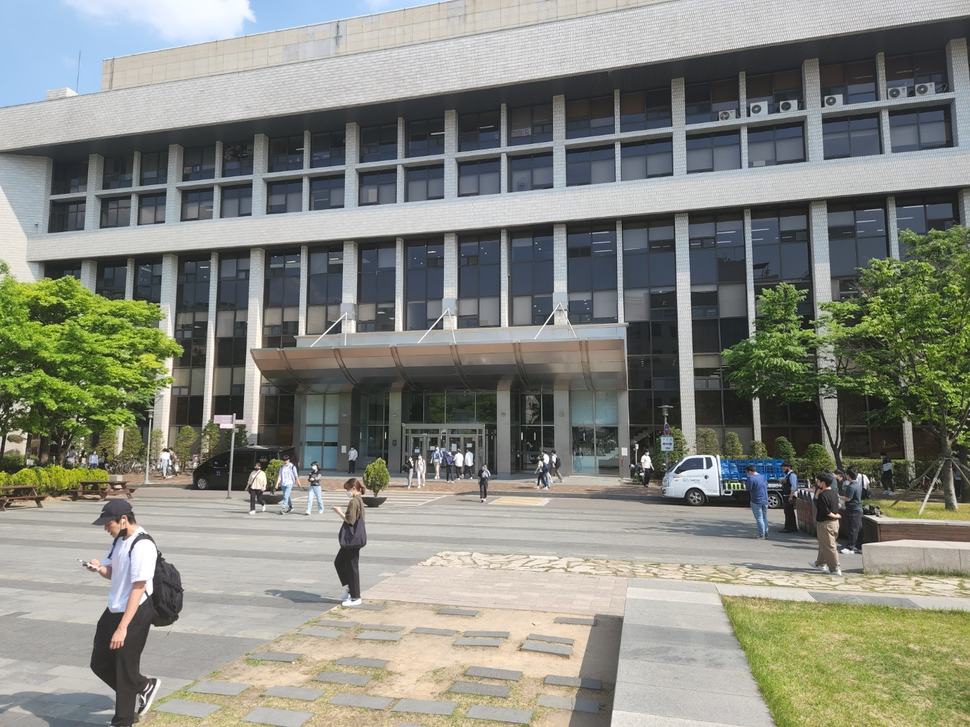
#> input picture Assignment4/images/image1.png, 970 x 727 px, shrunk from 1440 x 1080 before the run, given in place of output09-12.png, which was not available
$ jupyter execute opencv-stitching.ipynb   (text cells are left out)
#> lines starting #> are read from the running program, lines starting #| are printed output that depends on the picture; after the words box and inside, x2 and y2 are one past the last pixel; in counts of white or black regions, pixels touching at a corner belong together; pictures that were not available may be replaced by others from this repository, and a replacement may not be noted
[cell 1]
import cv2
import matplotlib.pyplot as plt
import numpy as np
import os

[cell 2]
path = '/home/prml/workspace/ComputerVision/ComputerVision/Assignment4'
bf = cv2.BFMatcher()

#Loading images from directory
img_1 = cv2.imread('/home/prml/workspace/ComputerVision/ComputerVision/Assignment4/output09-12.png')
#> img_1 is the input picture: shape (727, 970, 3); mean B, G, R 127.5, 136.5, 134.6
img1 = cv2.cvtColor(img_1,cv2.COLOR_BGR2GRAY)

img_2 = cv2.imread('/home/prml/workspace/ComputerVision/ComputerVision/Assignment4/output13-18.png')
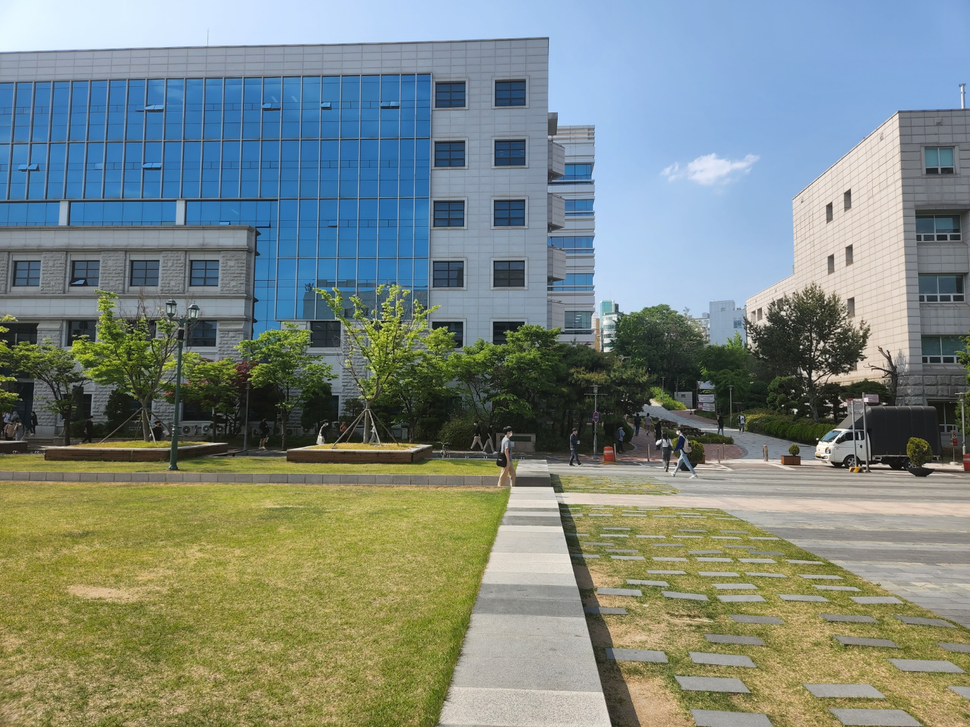
#> input picture Assignment4/images/image10.png, 970 x 727 px, shrunk from 1440 x 1080 before the run, given in place of output13-18.png, which was not available
#> img_2 is the input picture: shape (727, 970, 3); mean B, G, R 128.5, 135.8, 124.7
img2 = cv2.cvtColor(img_2,cv2.COLOR_BGR2GRAY)
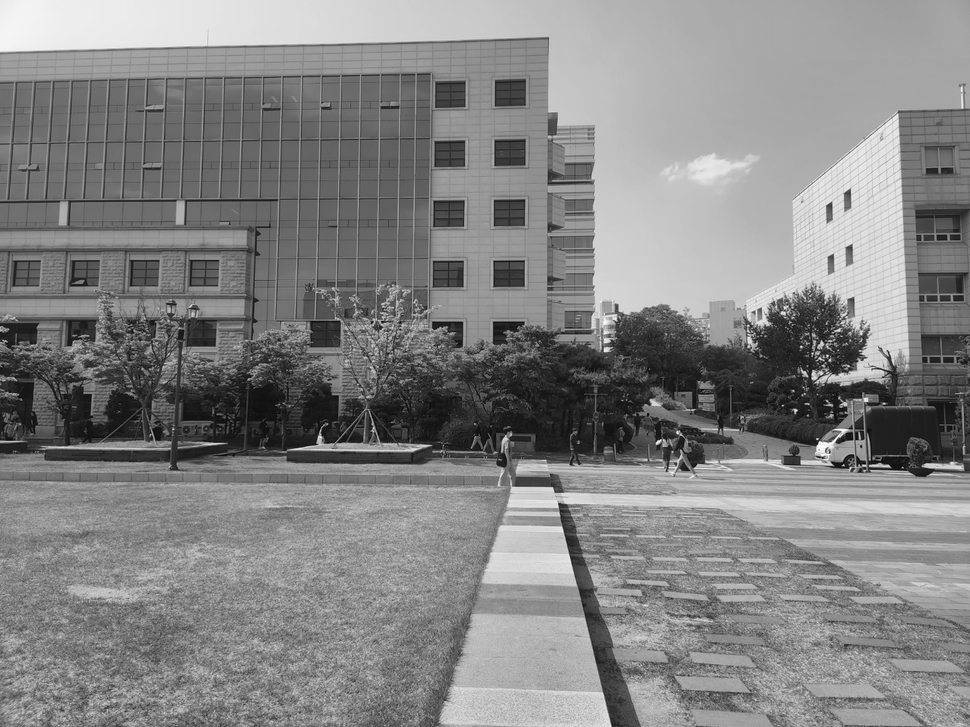
#> img2: shape (727, 970); min 1, max 255, mean 131.7

orb = cv2.ORB_create(
    nfeatures=10000,
    scaleFactor=1.2,
    nlevels=8,
    edgeThreshold=31,
    firstLevel=0,
    WTA_K=2,
    scoreType=cv2.ORB_HARRIS_SCORE,
    patchSize=31,
    fastThreshold=20,
)

kp1, des1 = orb.detectAndCompute(img1,None)
#> kp1 = 10000 keypoints; strongest (x, y, size): (706, 458, 31), (707, 458, 37.2), (149, 593, 31), (709, 458, 37.2)
kp2, des2 = orb.detectAndCompute(img2,None)
#> kp2 = 9384 keypoints; strongest (x, y, size): (819, 442, 31), (796, 410, 31), (817, 442, 31), (864, 463, 31)
matches = bf.knnMatch(des1,des2, k=2)
#> matches = 10000 matches

good = []
for m in matches:
    if (m[0].distance < 0.7*m[1].distance):
        good.append(m)
#> after the loop, good = 21 matches
matches = np.asarray(good)

if (len(matches[:,0]) >= 5):
    src = np.float32([ kp1[m.queryIdx].pt for m in matches[:,0] ]).reshape(-1,1,2)
#> src = 21 rows, first 8: [903, 329], [164, 389], [36, 494], [755, 439], [299, 252], [870, 324], [822, 386.4], [697.2, 453.6]
    dst = np.float32([ kp2[m.trainIdx].pt for m in matches[:,0] ]).reshape(-1,1,2)
#> dst = 21 rows, first 8: [414, 302], [397.4, 289.4], [813.9, 328.3], [511.2, 437.8], [95, 325], [507, 438], [800.1, 337], [157, 260.6]
    H, masked = cv2.findHomography(src, dst, cv2.RANSAC, 5.0)
#> H = [[0.408, -4.4, 929.8], [0.166, -1.48, 226.8], [0.000353, -0.00511, 1]]; masked = 21 values, max 1 at index 0, min 0 at index 1, mean 0.238

    dst = cv2.warpPerspective(img_1,H,((img_1.shape[1] + img_2.shape[1]), img_2.shape[0])) #wraped image
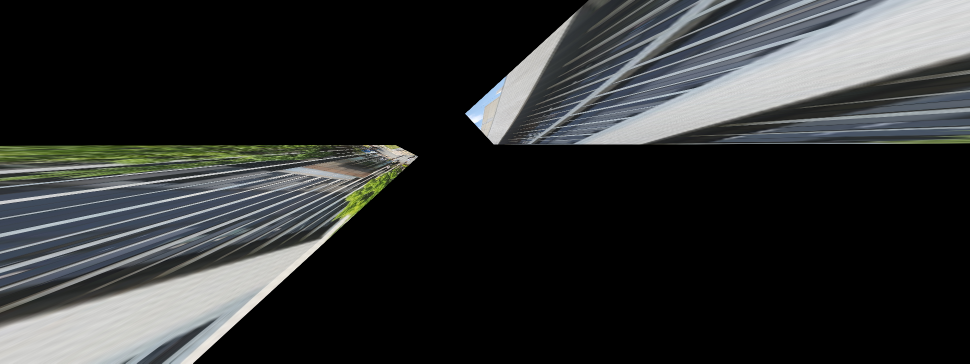
#> dst: shape (727, 1940, 3) (shown at 1/2 size); mean B, G, R 47.5, 47.3, 45.4
    dst[0:img_2.shape[0], 0:img_2.shape[1]] = img_2 #stitched image
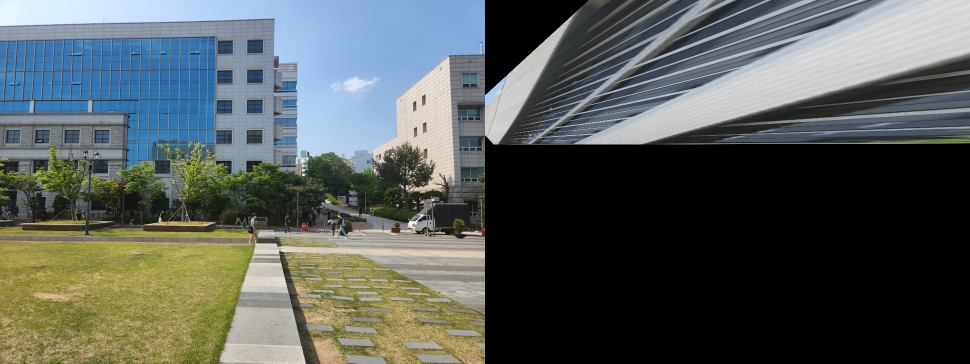
#> dst: shape (727, 1940, 3) (shown at 1/2 size); mean B, G, R 88.6, 91.5, 85.1

    #Cropping blank part of the stitched image
    dst_gray = cv2.cvtColor(dst, cv2.COLOR_BGR2GRAY)
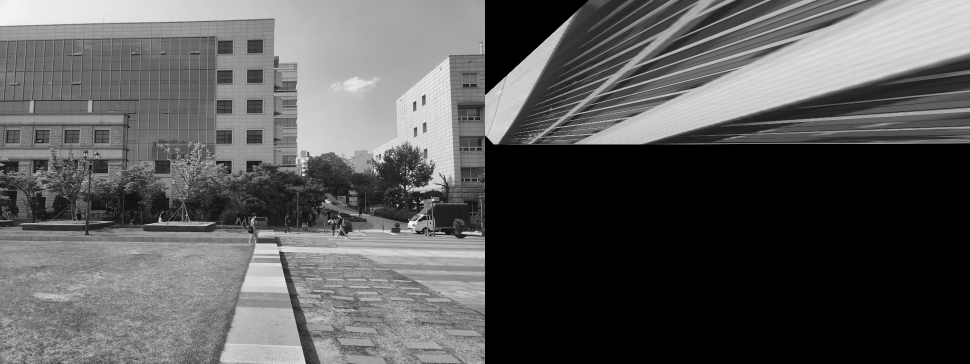
#> dst_gray: shape (727, 1940) (shown at 1/2 size); min 0, max 255, mean 89.2
    _, thresholded = cv2.threshold(dst_gray, 0, 255, cv2.THRESH_OTSU)
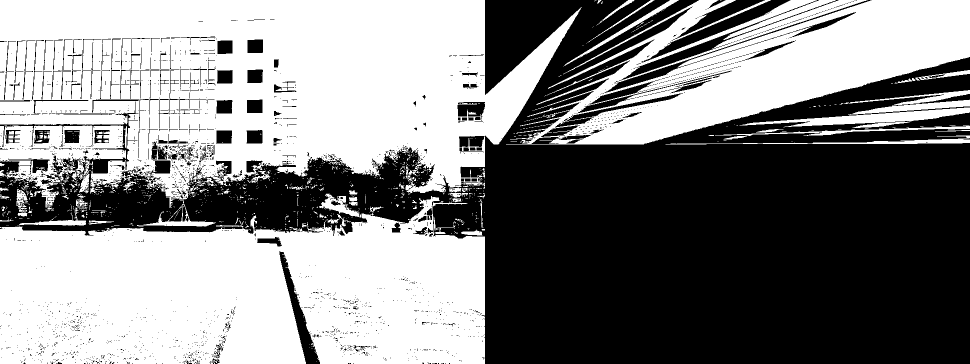
#> thresholded: shape (727, 1940) (shown at 1/2 size); 52.2% white; 2555 black regions (2335 under 20 px), largest, box (x1, y1, x2, y2) and area: (0, 0, 1940, 727) 612646, (1283, 0, 1581, 126) 5102, (1238, 0, 1677, 162) 4043

    bbox = cv2.boundingRect(thresholded)
#> bbox = (0, 0, 1940, 727)
    x,y,w,h = bbox
#> x = 0; y = 0; w = 1940; h = 727

    dst = dst[y:y+h, x:x+w]

    cv2.imwrite('output09-18.png',dst)

[cell 3]
path = '/home/prml/workspace/ComputerVision/ComputerVision/Assignment4/images'
images=[]
img_input=[]

#loading images from directory
for root, directories, files in os.walk(path):
    for file in files:
        if '.png' in file:
            img_input=cv2.imread(os.path.join(root,file))
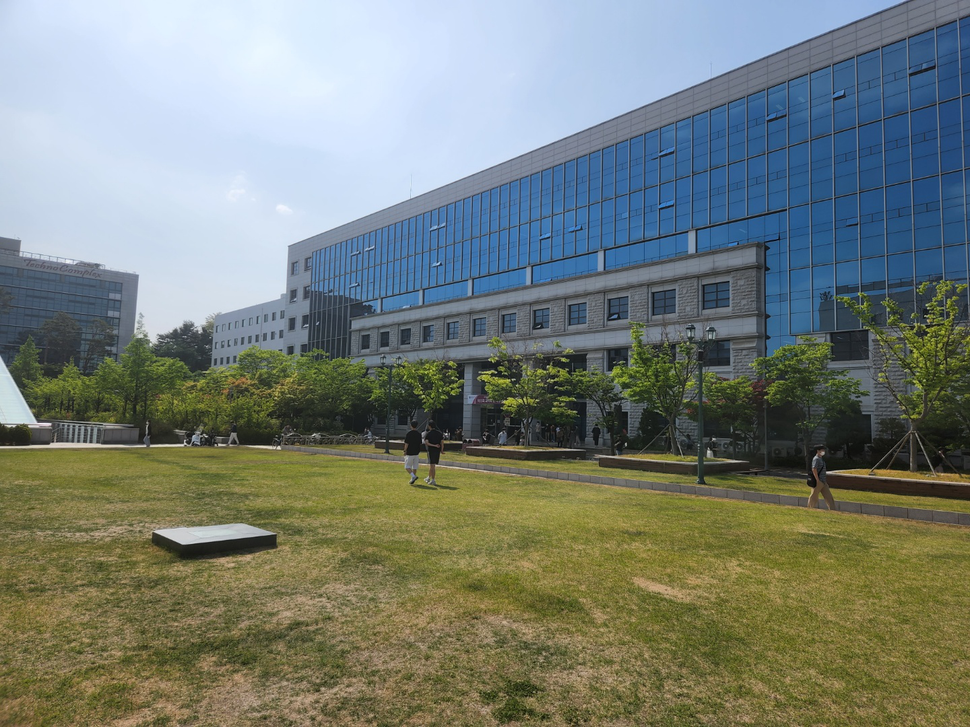
#> input picture Assignment4/images/image12.png, 970 x 727 px, shrunk from 1440 x 1080 before the run
#> img_input is the input picture: shape (727, 970, 3); mean B, G, R 118.9, 127.2, 118.9
            images.append(img_input)

#Used CV2 stitcher's panorama function
stitcher = cv2.Stitcher.create(cv2.Stitcher_PANORAMA)
status, pano = stitcher.stitch(images)
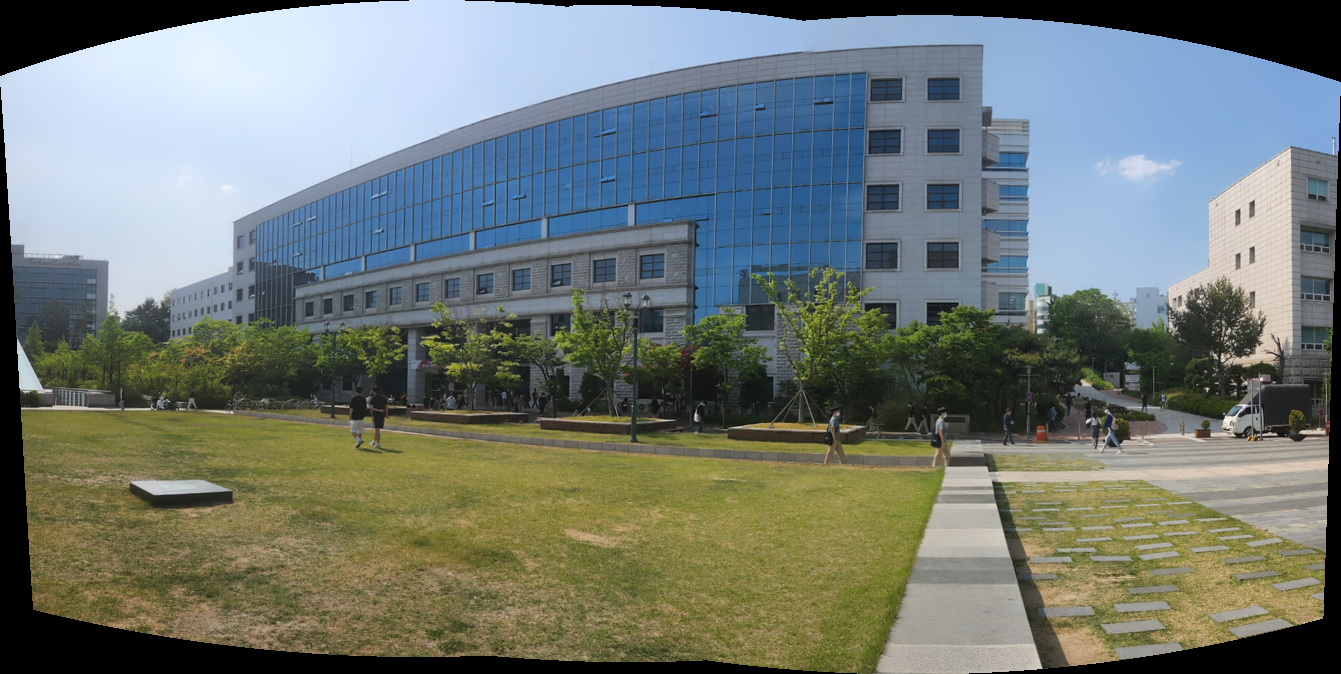
#> pano: shape (674, 1341, 3); mean of channels 0, 1, 2 115.3, 120.9, 112.6; drawn as B, G, R

if status != cv2.Stitcher_OK:
    print("error")
    exit(-1)

cv2.imwrite('output.jpg',pano)
